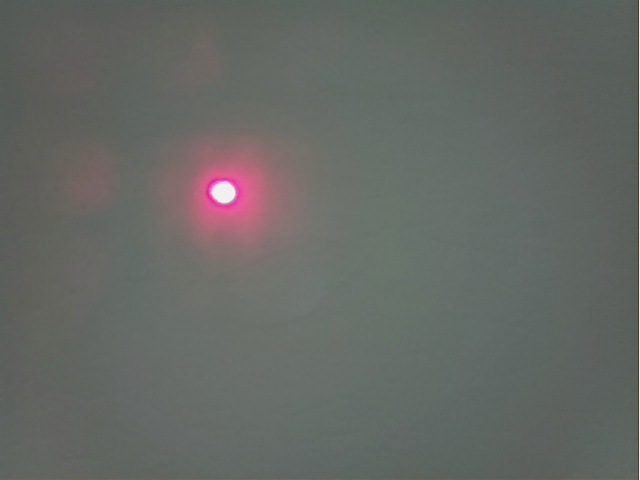
#> input picture RawImages/Raw.jpg, 640 x 480 px, found by its file name
$ python HLSCheck.py
#> lines starting #> are read from the running program, lines starting #| are printed output that depends on the picture
import cv2
import numpy as np
import matplotlib.pyplot as plt

# Load the image
image = cv2.imread('LaserPath/RawImages/Raw.jpg')
#> image is the input picture: shape (480, 640, 3); mean B, G, R 100.3, 104.3, 101.6
hls_image = cv2.cvtColor(image, cv2.COLOR_BGR2HLS)
#> hls_image: shape (480, 640, 3); mean of channels 0, 1, 2 62.6, 102.6, 11.1

# Split & normalize channels
H, L, S = cv2.split(hls_image)
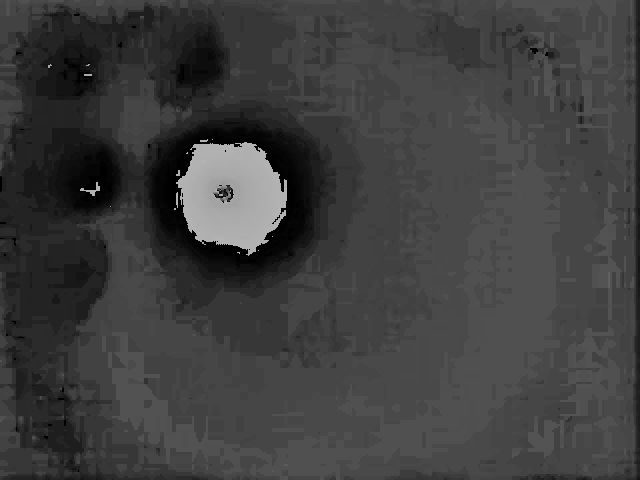
#> H: shape (480, 640); min 0, max 179, mean 62.6
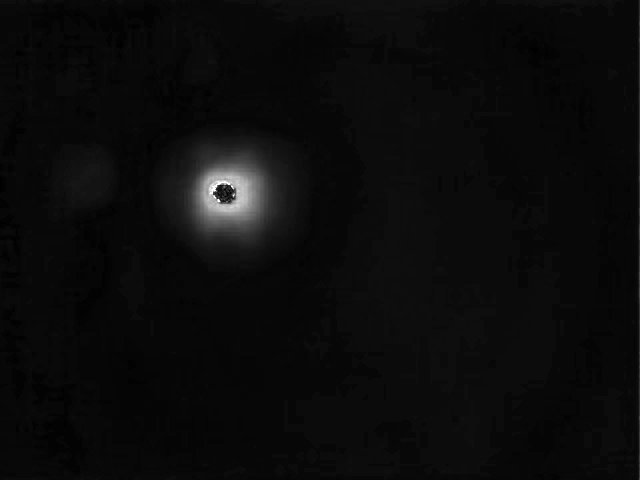
#> S: shape (480, 640); min 0, max 255, mean 11.1
H_norm = cv2.normalize(H, None, 0, 255, cv2.NORM_MINMAX).astype(np.uint8)
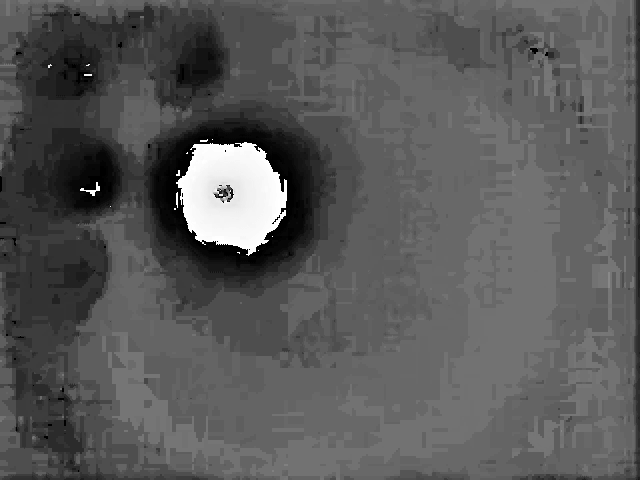
#> H_norm: shape (480, 640); min 0, max 255, mean 89.1
L_norm = cv2.normalize(L, None, 0, 255, cv2.NORM_MINMAX).astype(np.uint8)
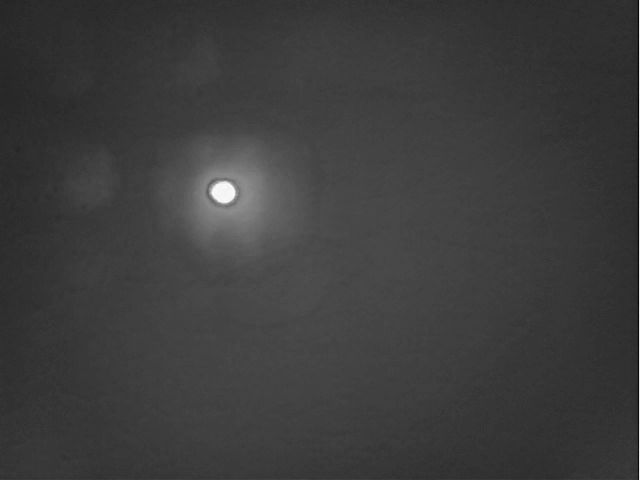
#> L_norm: shape (480, 640); min 0, max 255, mean 60.8
S_norm = cv2.normalize(S, None, 0, 255, cv2.NORM_MINMAX).astype(np.uint8)

np.savetxt("LaserPath/HLSmap/H_map.txt", H, delimiter=",", fmt='%d')

# Save each channel separately
cv2.imwrite("LaserPath/HLSmap/H_map.png", H_norm)  # Save Hue map
cv2.imwrite("LaserPath/HLSmap/L_map.png", L_norm)  # Save Lightness map
cv2.imwrite("LaserPath/HLSmap/S_map.png", S_norm)  # Save Saturation map

# Display results and save plots
fig, ax = plt.subplots(1, 4, figsize=(15, 5))

titles = ["Original Image", "Hue Channel", "Lightness Channel", "Saturation Channel"]
images = [cv2.cvtColor(image, cv2.COLOR_BGR2RGB), H_norm, L_norm, S_norm]
cmaps = [None, "hsv", "gray", "gray"]

for i in range(4):
    ax[i].imshow(images[i], cmap=cmaps[i])
    ax[i].set_title(titles[i])
    ax[i].axis("off")

# Save the combined figure
plt.savefig("LaserPath/HLSmap/FEmap.png", bbox_inches="tight", dpi=300)
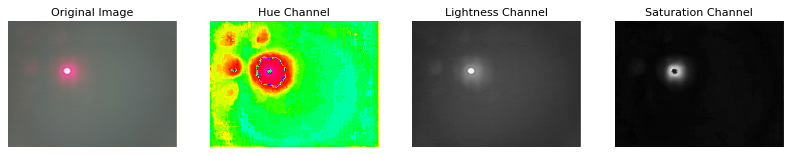
#> figure drawn by matplotlib, 4 panels

$ run again, with RawImages/CB1.jpg copied over RawImages/Raw.jpg
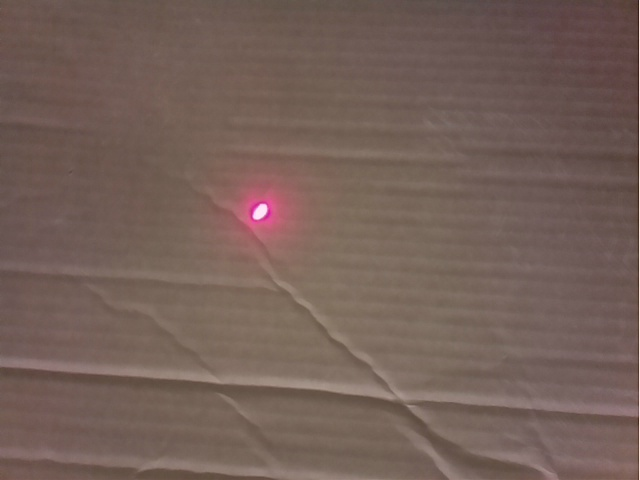
#> input picture RawImages/CB1.jpg, 640 x 480 px, found by its file name
#> image is the input picture: shape (480, 640, 3); mean B, G, R 88, 95.8, 116.5
#> hls_image: shape (480, 640, 3); mean of channels 0, 1, 2 11.1, 102.2, 36.6
#> `L_norm = cv2.normalize(L, None, 0, 255, cv2.NORM_MINMAX).astype(np.uin..`:
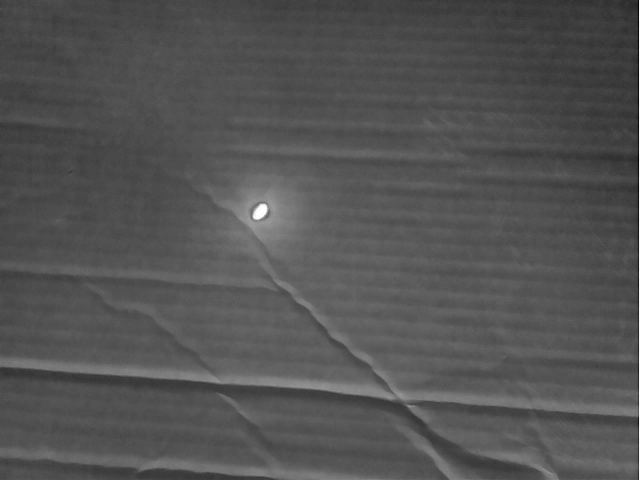
#> L_norm: shape (480, 640); min 0, max 255, mean 83.2
#> `plt.savefig("LaserPath/HLSmap/FEmap.png", bbox_inches="tight", dpi=300)`:
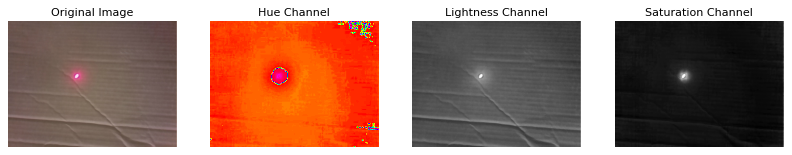
#> figure drawn by matplotlib, 4 panels
